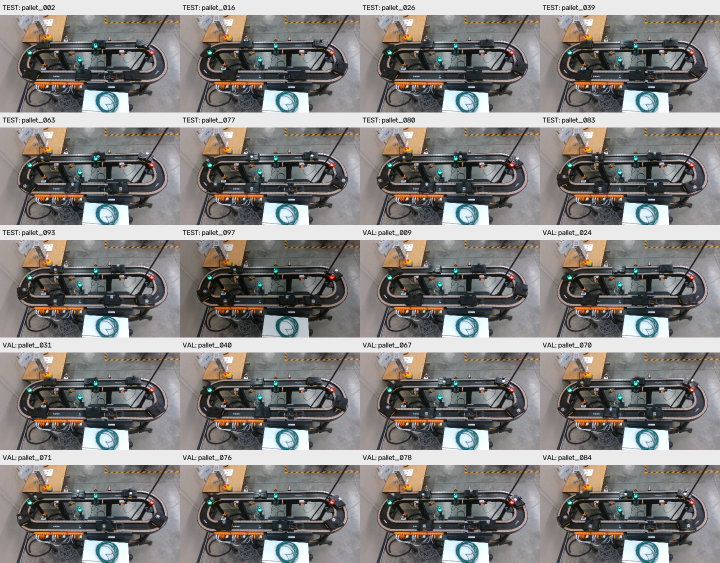
#> input picture 00_Pallet_100_YOLO26_Dataset_v2/validation_test_overview.jpg, 1440 x 1125 px (shown at 1/2 size)
$ python -i 54_crest_dataset_leakage_audit.py   (imports and definitions only)
#> lines starting #> are read from the running program, lines starting #| are printed output that depends on the picture
"""CREST Phase 54: READ-ONLY, three-dataset split-overlap audit.

This script does not change datasets, checkpoints, Phase 40 or any PLC tag.
Exact duplicates are objective; visual/session matches are REVIEW flags, not proof.
"""
from __future__ import annotations

import csv
import hashlib
import re
from collections import Counter, defaultdict
from datetime import datetime
from pathlib import Path

import cv2
import numpy as np

ROOT = Path(r"C:\Do_Not_Delete_PLC\Conference")
DATASETS = {
    "PALLET_100": ROOT / "00_Pallet_100_YOLO26_Dataset_v2",
    "EMPTY_OBJECT": ROOT / "03_Empty_Object_Classifier" / "DATASET" / "prepared_yolo26",
    "X_NO_X": ROOT / "00_Current_Working_X_NO_X_Dataset",
}
EXPECTED = {
    "PALLET_100": (80, 10, 10),
    "EMPTY_OBJECT": (114, 30, 4),
    "X_NO_X": (168, 30, 24),
}
OUT = (ROOT / "07_Final_Empty_Accepted_Rejected_System" /
       "RESULTS" / "54_Dataset_Leakage_Audit")
EXTS = {".jpg", ".jpeg", ".png", ".bmp", ".webp", ".tif", ".tiff"}
SPLITS = {
    "train": "train", "training": "train",
    "val": "val", "valid": "val", "validation": "val",
    "test": "test", "testing": "test",
}
# These are screening thresholds, NOT a proof of shared source.
DHASH_DISTANCE_LIMIT = 7
THUMBNAIL_MAE_LIMIT = 18.0


# [18 lines left out: functions split_for, hash_file, not called in this run]


def fingerprint(path: Path):
    # cv2.imdecode + np.fromfile supports non-ASCII Windows paths.
    bgr = cv2.imdecode(np.fromfile(str(path), dtype=np.uint8), cv2.IMREAD_COLOR)
#> bgr is the input picture: shape (1125, 1440, 3); mean B, G, R 126.7, 128.7, 130.8
    if bgr is None:
        raise ValueError("Image could not be opened")
    gray = cv2.cvtColor(bgr, cv2.COLOR_BGR2GRAY)
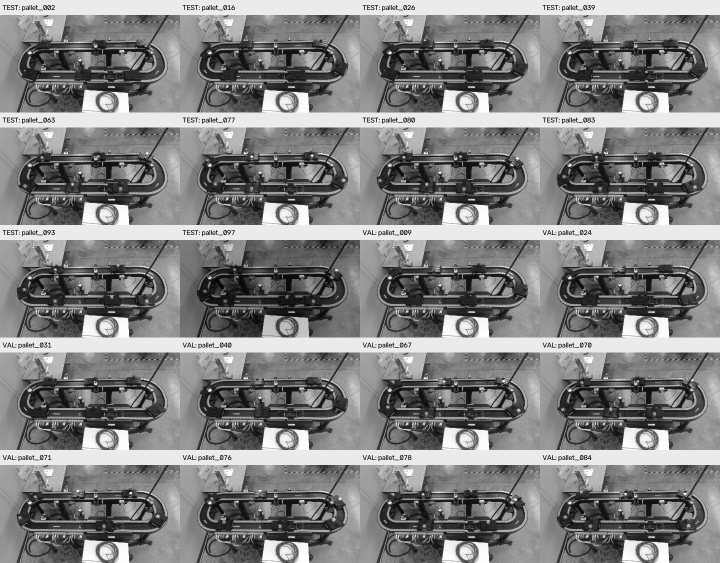
#> gray: shape (1125, 1440) (shown at 1/2 size); min 0, max 255, mean 129.1
    small = cv2.resize(gray, (9, 8), interpolation=cv2.INTER_AREA)
    value = 0
    for bit in (small[:, 1:] > small[:, :-1]).reshape(-1):
        value = (value << 1) | int(bit)
#> this loop made 64 passes
#> (bit, value) on passes 3 to 14: (False, 2), (True, 5), (False, 10), (True, 21), (False, 42), (True, 85), (True, 171), (True, 343), (False, 686), (True, 1373), (False, 2746), (True, 5493)
#> value on passes 1 to 2: 0, 1
#> after the loop, value = 6184943798566884821
    thumb = cv2.resize(gray, (32, 32), interpolation=cv2.INTER_AREA)
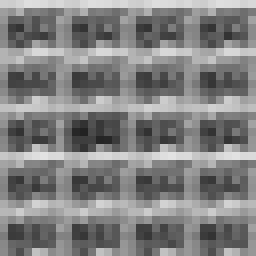
#> thumb: shape (32, 32) (shown 8 times larger); min 34, max 226, mean 129.1
    return value, thumb, bgr.shape[1], bgr.shape[0]


# [134 lines left out: functions recording_hint, save_csv, run, not called in this run]


# [2 lines not run here, left out]

>>> result = fingerprint('../../00_Pallet_100_YOLO26_Dataset_v2/validation_test_overview.jpg')
